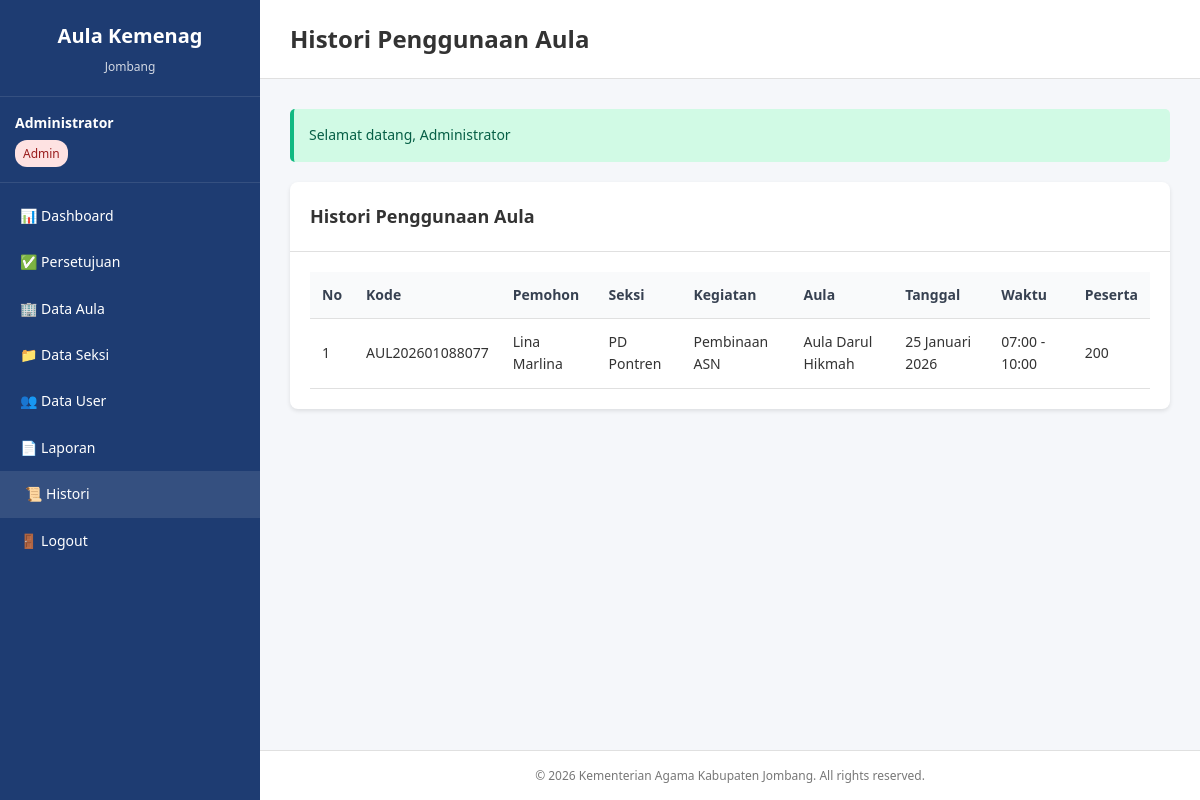
/admin/histori.php (signed in), run on the app's committed database.
### tables this page shows
CREATE TABLE `histori_penggunaan` (
  `id` int NOT NULL,
  `pengajuan_id` int NOT NULL,
  `aula_id` int NOT NULL,
  `seksi_id` int NOT NULL,
  `nama_kegiatan` varchar(200) NOT NULL,
  `tanggal_mulai` date NOT NULL,
  `tanggal_selesai` date NOT NULL,
  `waktu_mulai` time NOT NULL,
  `waktu_selesai` time NOT NULL,
  `jumlah_peserta` int DEFAULT NULL,
  `keterangan` text,
  `created_at` timestamp NULL DEFAULT CURRENT_TIMESTAMP
);

CREATE TABLE `pengajuan_aula` (
  `id` int NOT NULL,
  `kode_pengajuan` varchar(50) NOT NULL,
  `user_id` int NOT NULL,
  `seksi_id` int NOT NULL,
  `aula_id` int NOT NULL,
  `nama_pemohon` varchar(100) NOT NULL,
  `tanggal_mulai` date NOT NULL,
  `tanggal_selesai` date NOT NULL,
  `waktu_mulai` time NOT NULL,
  `waktu_selesai` time NOT NULL,
  `nama_kegiatan` varchar(200) NOT NULL,
  `jumlah_peserta` int DEFAULT NULL,
  `keterangan` text,
  `status_id` int DEFAULT '1',
  `alasan_penolakan` text,
  `disetujui_oleh` int DEFAULT NULL,
  `tanggal_persetujuan` datetime DEFAULT NULL,
  `created_at` timestamp NULL DEFAULT CURRENT_TIMESTAMP,
  `updated_at` timestamp NULL DEFAULT CURRENT_TIMESTAMP ON UPDATE CURRENT_TIMESTAMP
);

CREATE TABLE `seksi` (
  `id` int NOT NULL,
  `nama_seksi` varchar(100) NOT NULL,
  `keterangan` text,
  `created_at` timestamp NULL DEFAULT CURRENT_TIMESTAMP,
  `updated_at` timestamp NULL DEFAULT CURRENT_TIMESTAMP ON UPDATE CURRENT_TIMESTAMP
);

CREATE TABLE `aula` (
  `id` int NOT NULL,
  `nama_aula` varchar(100) NOT NULL,
  `kapasitas` int DEFAULT NULL,
  `fasilitas` text,
  `keterangan` text,
  `status` enum('aktif','nonaktif') DEFAULT 'aktif',
  `created_at` timestamp NULL DEFAULT CURRENT_TIMESTAMP,
  `updated_at` timestamp NULL DEFAULT CURRENT_TIMESTAMP ON UPDATE CURRENT_TIMESTAMP
);

### config/database.php (called while the page is built, shortened)
<?php
function format_tanggal($date) {
    $bulan = array(
        1 => 'Januari', 'Februari', 'Maret', 'April', 'Mei', 'Juni',
        'Juli', 'Agustus', 'September', 'Oktober', 'November',
        'Desember'
    );
    $split = explode('-', $date);
    return $split[2] . ' ' . $bulan[(int)$split[1]] . ' ' . $split[0];
}
?>

### admin/histori.php (the view, shortened to what this page needs)
<?php
require_once '../config/database.php';
$query = "SELECT h.*, a.nama_aula, s.nama_seksi, p.kode_pengajuan, p.nama_pemohon
          FROM histori_penggunaan h
          LEFT JOIN aula a ON h.aula_id = a.id
          LEFT JOIN seksi s ON h.seksi_id = s.id
          LEFT JOIN pengajuan_aula p ON h.pengajuan_id = p.id
          ORDER BY h.created_at DESC";
$result = mysqli_query($conn, $query);
include '../includes/header.php';
?>
<div class="card">
    <div class="card-header">
        <h3>Histori Penggunaan Aula</h3>
    </div>
    <div class="card-body">
        <?php if (mysqli_num_rows($result) == 0): ?>
        <div class="alert alert-info">Belum ada histori penggunaan</div>
        <?php else: ?>
        <div class="table-responsive">
            <table class="table">
                <thead>
                    <tr>
                        <th>No</th>
                        <th>Kode</th>
                        <th>Pemohon</th>
                        <th>Seksi</th>
                        <th>Kegiatan</th>
                        <th>Aula</th>
                        <th>Tanggal</th>
                        <th>Waktu</th>
                        <th>Peserta</th>
                    </tr>
                </thead>
                <tbody>
                    <?php
                    $no = 1;
                    while ($row = mysqli_fetch_assoc($result)):
                    ?>
                    <tr>
                        <td><?php echo $no++; ?></td>
                        <td><?php echo $row['kode_pengajuan']; ?></td>
                        <td><?php echo $row['nama_pemohon']; ?></td>
                        <td><?php echo $row['nama_seksi']; ?></td>
                        <td><?php echo $row['nama_kegiatan']; ?></td>
                        <td><?php echo $row['nama_aula']; ?></td>
                        <td><?php echo format_tanggal($row['tanggal_mulai']); ?></td>
                        <td><?php echo substr($row['waktu_mulai'], 0, 5); ?> - <?php echo substr($row['waktu_selesai'], 0, 5); ?></td>
                        <td><?php echo $row['jumlah_peserta'] ?? '-'; ?></td>
                    </tr>
                    <?php endwhile; ?>
                </tbody>
            </table>
        </div>
        <?php endif; ?>
    </div>
</div>
<?php include '../includes/footer.php'; ?>

### assets/css/style.css (style rules this page uses)
* { margin: 0; padding: 0; box-sizing: border-box; }
body { font-family: "Segoe UI", Tahoma, Geneva, Verdana, sans-serif; font-size: 14px; line-height: 1.6; color: #333; background: #f5f7fa; }
.card { background: white; border-radius: 8px; box-shadow: 0 2px 4px rgba(0, 0, 0, 0.1); margin-bottom: 30px; overflow: hidden; }
.card-header { padding: 20px; border-bottom: 1px solid #e0e0e0; display: flex; justify-content: space-between; align-items: center; }
.card-header h3 { font-size: 18px; color: #333; }
.card-body { padding: 20px; }
.table-responsive { overflow-x: auto; }
.table { width: 100%; border-collapse: collapse; }
.table th, .table td { padding: 12px; text-align: left; border-bottom: 1px solid #e0e0e0; }
.table thead th { background: #f9fafb; font-weight: 600; color: #374151; }

### data on the page
histori_penggunaan: pengajuan.kode_pengajuan "AUL202601088077", pengajuan.nama_pemohon "Lina Marlina", seksi.nama_seksi "PD Pontren", nama_kegiatan "Pembinaan ASN", aula.nama_aula "Aula Darul Hikmah", tanggal_mulai "25 Januari 2026", waktu_mulai "07:00", waktu_selesai "10:00", jumlah_peserta "200"

### other printed values
$_SESSION['nama_lengkap'] "Administrator"
$_SESSION['nama_role'] "Admin"
$page_title "Histori Penggunaan Aula"
$flash['message'] "Selamat datang, Administrator"
